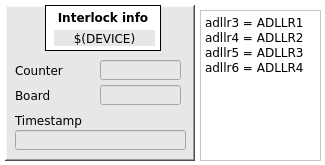
<?xml version="1.0" encoding="UTF-8"?>
<ui version="4.0">
 <class>MainWindow</class>
 <widget class="QMainWindow" name="MainWindow">
  <property name="geometry">
   <rect>
    <x>0</x>
    <y>0</y>
    <width>325</width>
    <height>165</height>
   </rect>
  </property>
  <property name="font">
   <font>
    <family>DejaVu Sans</family>
   </font>
  </property>
  <property name="windowTitle">
   <string>$(MODULE)</string>
  </property>
  <property name="styleSheet">
   <string notr="true">background-color: rgb(255, 255, 255);</string>
  </property>
  <property name="Title" stdset="0">
   <string>$(DEVICE): ILK info</string>
  </property>
  <widget class="QWidget" name="centralwidget">
   <widget class="caFrame" name="caframe_6">
    <property name="geometry">
     <rect>
      <x>5</x>
      <y>5</y>
      <width>190</width>
      <height>156</height>
     </rect>
    </property>
    <property name="font">
     <font>
      <family>DejaVu Sans</family>
     </font>
    </property>
    <property name="styleSheet">
     <string notr="true">background-color: rgb(231, 231, 231);</string>
    </property>
    <property name="frameShape">
     <enum>QFrame::WinPanel</enum>
    </property>
    <property name="frameShadow">
     <enum>QFrame::Raised</enum>
    </property>
    <property name="lineWidth">
     <number>1</number>
    </property>
    <property name="midLineWidth">
     <number>1</number>
    </property>
    <property name="background">
     <color>
      <red>0</red>
      <green>0</green>
      <blue>0</blue>
     </color>
    </property>
    <property name="backgroundMode">
     <enum>caFrame::Filled</enum>
    </property>
    <widget class="QLabel" name="label_31">
     <property name="geometry">
      <rect>
       <x>40</x>
       <y>0</y>
       <width>116</width>
       <height>46</height>
      </rect>
     </property>
     <property name="font">
      <font>
       <family>DejaVu Sans</family>
       <weight>75</weight>
       <bold>true</bold>
      </font>
     </property>
     <property name="styleSheet">
      <string notr="true">background-color: rgb(255, 255, 255);</string>
     </property>
     <property name="frameShape">
      <enum>QFrame::Box</enum>
     </property>
     <property name="text">
      <string>Interlock info</string>
     </property>
     <property name="alignment">
      <set>Qt::AlignHCenter|Qt::AlignTop</set>
     </property>
    </widget>
    <widget class="caLabel" name="calabel_2">
     <property name="geometry">
      <rect>
       <x>49</x>
       <y>25</y>
       <width>101</width>
       <height>16</height>
      </rect>
     </property>
     <property name="font">
      <font>
       <family>DejaVu Sans</family>
       <pointsize>9</pointsize>
      </font>
     </property>
     <property name="text">
      <string>$(DEVICE)</string>
     </property>
     <property name="alignment">
      <set>Qt::AlignCenter</set>
     </property>
     <property name="background">
      <color>
       <red>255</red>
       <green>255</green>
       <blue>255</blue>
      </color>
     </property>
    </widget>
    <widget class="QLabel" name="label_50">
     <property name="geometry">
      <rect>
       <x>10</x>
       <y>55</y>
       <width>81</width>
       <height>20</height>
      </rect>
     </property>
     <property name="font">
      <font>
       <family>DejaVu Sans</family>
       <pointsize>9</pointsize>
      </font>
     </property>
     <property name="text">
      <string>Counter</string>
     </property>
     <property name="alignment">
      <set>Qt::AlignLeading|Qt::AlignLeft|Qt::AlignVCenter</set>
     </property>
    </widget>
    <widget class="caLineEdit" name="calineedit">
     <property name="geometry">
      <rect>
       <x>95</x>
       <y>55</y>
       <width>81</width>
       <height>20</height>
      </rect>
     </property>
     <property name="channel" stdset="0">
      <string notr="true">$(DEVICE):app:interlock:last_cnt</string>
     </property>
    </widget>
    <widget class="QLabel" name="label_51">
     <property name="geometry">
      <rect>
       <x>10</x>
       <y>80</y>
       <width>81</width>
       <height>20</height>
      </rect>
     </property>
     <property name="font">
      <font>
       <family>DejaVu Sans</family>
       <pointsize>9</pointsize>
      </font>
     </property>
     <property name="text">
      <string>Board</string>
     </property>
     <property name="alignment">
      <set>Qt::AlignLeading|Qt::AlignLeft|Qt::AlignVCenter</set>
     </property>
    </widget>
    <widget class="QLabel" name="label_52">
     <property name="geometry">
      <rect>
       <x>10</x>
       <y>105</y>
       <width>81</width>
       <height>20</height>
      </rect>
     </property>
     <property name="font">
      <font>
       <family>DejaVu Sans</family>
       <pointsize>9</pointsize>
      </font>
     </property>
     <property name="text">
      <string>Timestamp</string>
     </property>
     <property name="alignment">
      <set>Qt::AlignLeading|Qt::AlignLeft|Qt::AlignVCenter</set>
     </property>
    </widget>
    <widget class="caLineEdit" name="calineedit_2">
     <property name="geometry">
      <rect>
       <x>95</x>
       <y>80</y>
       <width>81</width>
       <height>20</height>
      </rect>
     </property>
     <property name="channel" stdset="0">
      <string notr="true">$(DEVICE):app:interlock:last_board</string>
     </property>
    </widget>
    <widget class="caLineEdit" name="calineedit_3">
     <property name="geometry">
      <rect>
       <x>10</x>
       <y>125</y>
       <width>171</width>
       <height>20</height>
      </rect>
     </property>
     <property name="alignment">
      <set>Qt::AlignRight|Qt::AlignTrailing|Qt::AlignVCenter</set>
     </property>
     <property name="channel" stdset="0">
      <string notr="true">$(DEVICE):app:interlock:last_timestamp</string>
     </property>
    </widget>
   </widget>
   <widget class="QPlainTextEdit" name="plainTextEdit">
    <property name="geometry">
     <rect>
      <x>200</x>
      <y>10</y>
      <width>121</width>
      <height>151</height>
     </rect>
    </property>
    <property name="font">
     <font>
      <family>DejaVu Sans</family>
      <pointsize>9</pointsize>
     </font>
    </property>
    <property name="readOnly">
     <bool>true</bool>
    </property>
    <property name="plainText">
     <string>adllr3 = ADLLR1
adllr4 = ADLLR2
adllr5 = ADLLR3
adllr6 = ADLLR4</string>
    </property>
   </widget>
  </widget>
 </widget>
 <customwidgets>
  <customwidget>
   <class>caFrame</class>
   <extends>QFrame</extends>
   <header>caFrame</header>
   <container>1</container>
  </customwidget>
  <customwidget>
   <class>caLabel</class>
   <extends>QLabel</extends>
   <header>caLabel</header>
  </customwidget>
  <customwidget>
   <class>caLineEdit</class>
   <extends>QLineEdit</extends>
   <header>caLineEdit</header>
  </customwidget>
 </customwidgets>
 <resources/>
 <connections/>
 <designerdata>
  <property name="gridDeltaX">
   <number>5</number>
  </property>
  <property name="gridDeltaY">
   <number>5</number>
  </property>
  <property name="gridSnapX">
   <bool>true</bool>
  </property>
  <property name="gridSnapY">
   <bool>true</bool>
  </property>
  <property name="gridVisible">
   <bool>true</bool>
  </property>
 </designerdata>
</ui>
